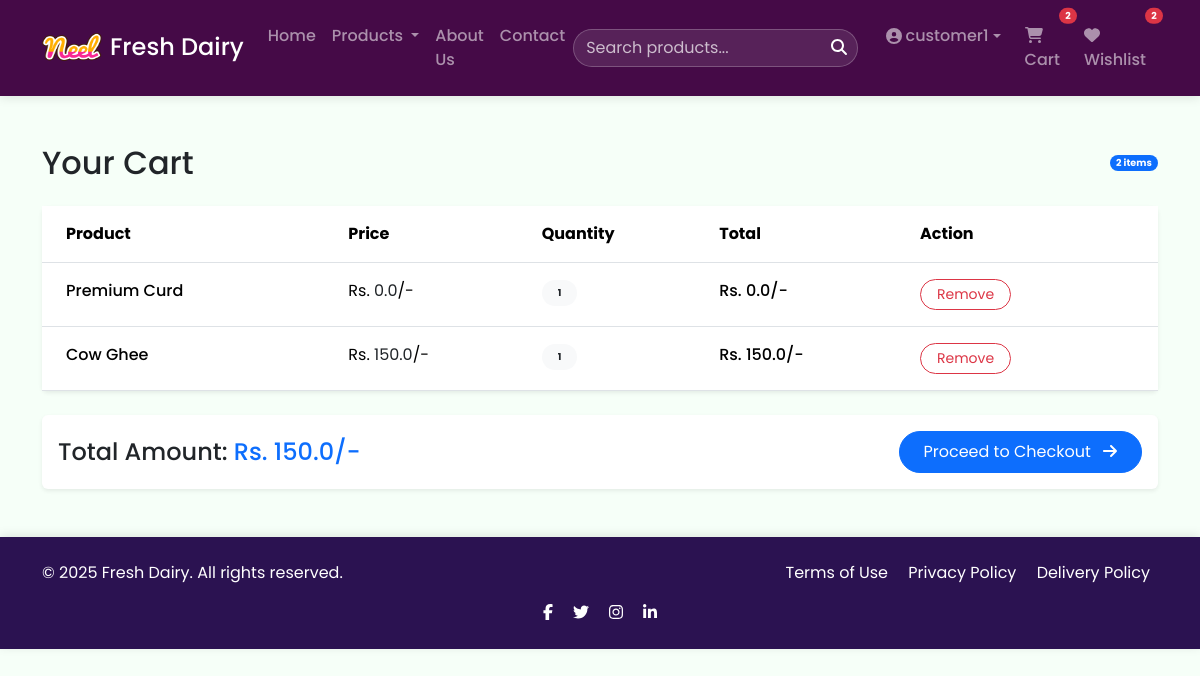
Page /cart/ (signed in) on the committed database.
### app/models.py (models this page shows, shortened)
class Cart(models.Model):
    user = models.ForeignKey(User, on_delete=models.CASCADE)
    product = models.ForeignKey(Product, on_delete=models.CASCADE)
    quantity = models.PositiveIntegerField(default=1)
    created_at = models.DateTimeField(auto_now_add=True)
    @property
    def total_price(self):
        return self.quantity * self.product.discounted_price

class Product(models.Model):
    title = models.CharField(max_length=200)
    selling_price = models.FloatField()
    discounted_price = models.FloatField()
    description = models.TextField()
    composition = models.TextField( default='')
    proapp = models.CharField(default='')
    category = models.CharField(choices=CATAGORY_CHOICE,max_length=2)
    product_image = models.ImageField(upload_to='product')

### app/views.py (the view)
# urls.py: path('cart/', views.CartView.as_view(), name='cart'),
class CartView(View):
    def get(self, request):
        if not request.user.is_authenticated:
            messages.warning(request, 'Please log in to view your cart.')
            return redirect('login')
        cart_items = Cart.objects.filter(user=request.user)
        total_amount = sum(item.total_price for item in cart_items)
        return render(request, 'app/cart.html', {
            'cart_items': cart_items,
            'total_amount': total_amount
        })

### app/context_processors.py (called while the page is built)
def cart_wishlist_counts(request):
    cart_count = 0
    wishlist_count = 0
    if request.user.is_authenticated:
        cart_count = Cart.objects.filter(user=request.user).count()
        wishlist_count = Wishlist.objects.filter(user=request.user).count()
    return {
        'cart_count': cart_count,
        'wishlist_count': wishlist_count,
    }

### app/templates/app/cart.html (shortened to what this page needs)
{% extends "app/base.html" %}
{% load static %}
{% block main %}
<div class="container my-5">
    <div class="d-flex justify-content-between align-items-center mb-4">
        <h2 class="mb-0">Your Cart</h2>
        <span class="badge bg-primary rounded-pill">{{ cart_items|length }} items</span>
    </div>
    {% if cart_items %}
        <div class="card border-0 shadow-sm">
            <div class="card-body p-0">
                <div class="table-responsive">
                    <table class="table mb-0">
                        <thead class="bg-light">
                            <tr>
                                <th class="ps-4 py-3">Product</th>
                                <th class="py-3">Price</th>
                                <th class="py-3">Quantity</th>
                                <th class="py-3">Total</th>
                                <th class="pe-4 py-3">Action</th>
                            </tr>
                        </thead>
                        <tbody>
                            {% for item in cart_items %}
                                <tr class="border-top">
                                    <td class="ps-4 py-3 fw-medium">{{ item.product.title }}</td>
                                    <td class="py-3">Rs. <span class="text-dark">{{ item.product.discounted_price }}</span>/-</td>
                                    <td class="py-3">
                                        <span class="badge bg-light text-dark rounded-pill px-3 py-2">
                                            {{ item.quantity }}
                                        </span>
                                    </td>
                                    <td class="py-3 fw-medium">Rs. {{ item.total_price }}/-</td>
                                    <td class="pe-4 py-3">
                                        <a href="{% url 'remove_from_cart' item.id %}" class="btn btn-outline-danger btn-sm rounded-pill px-3">
                                            Remove
                                        </a>
                                    </td>
                                </tr>
                            {% endfor %}
                        </tbody>
                    </table>
                </div>
            </div>
        </div>
        <div class="card border-0 shadow-sm mt-4">
            <div class="card-body">
                <div class="d-flex justify-content-between align-items-center">
                    <h4 class="mb-0">Total Amount: <span class="text-primary">Rs. {{ total_amount }}/-</span></h4>
                    <a href="{% url 'checkout' %}" class="btn btn-primary px-4 py-2 rounded-pill">
                        Proceed to Checkout <i class="fas fa-arrow-right ms-2"></i>
                    </a>
                </div>
            </div>
        </div>
    {% endif %}
</div>
{% endblock main %}

### app/templates/app/base.html (shortened to what this page needs)
{% load static %}
<!DOCTYPE html>
<html lang="en">
<head>
    <link rel="stylesheet" href="https://cdnjs.cloudflare.com/ajax/libs/font-awesome/6.4.0/css/all.min.css">
    <link href="https://cdn.jsdelivr.net/npm/bootstrap@5.3.2/dist/css/bootstrap.min.css" rel="stylesheet">
    <link rel="stylesheet" href="{% static 'app/css/owl.carousel.min.css' %}">
    <link rel="stylesheet" href="{% static 'app/css/style.css' %}">
</head>
<body>
    <nav class="navbar navbar-expand-lg navbar-dark sticky-top">
        <div class="container">
            <a class="navbar-brand d-flex align-items-center" href="/">
                <img src="{% static 'app/images/Neel.png' %}" alt="Fresh Dairy Logo" width="60" height="60" class="me-2">
                <span class="d-none d-lg-block h4 mb-0 font-weight-bold">Fresh Dairy</span>
            </a>
            <div class="collapse navbar-collapse" id="navbarContent">
                <ul class="navbar-nav me-auto mb-2 mb-lg-0">
                    <li class="nav-item">
                        <a class="nav-link" href="/">Home</a>
                    </li>
                    <li class="nav-item dropdown">
                        <a class="nav-link dropdown-toggle" href="#" id="productsDropdown" role="button" data-bs-toggle="dropdown">
                            Products
                        </a>
                    </li>
                    <li class="nav-item">
                        <a class="nav-link" href="{% url 'about' %}">About Us</a>
                    </li>
                    <li class="nav-item">
                        <a class="nav-link" href="{% url 'contact' %}">Contact</a>
                    </li>
                </ul>
                <form class="search-form me-3">
                    <input class="form-control pe-4" type="search" placeholder="Search products...">
                    <button type="submit"><i class="fas fa-search"></i></button>
                </form>
                <ul class="navbar-nav">
                    {% if user.is_authenticated %}
                        <li class="nav-item dropdown mx-1">
                            <a class="nav-link dropdown-toggle d-flex align-items-center" href="#" id="userDropdown" role="button" data-bs-toggle="dropdown">
                                <i class="fas fa-user-circle me-1"></i>
                                <span class="d-none d-lg-inline">{{ user.username }}</span>
                            </a>
                        </li>
                        <li class="nav-item mx-1">
                            <a class="nav-link position-relative nav-cart-icon" href="{% url 'cart' %}">
                                <i class="fas fa-shopping-cart"></i>
                                <span class="d-none d-lg-inline"> Cart</span>
                                {% if cart_count > 0 %}
                                    <span class="position-absolute top-0 start-100 translate-middle badge rounded-pill bg-danger">
                                        {{ cart_count }}
                                    </span>
                                {% endif %}
                            </a>
                        </li>
                        <li class="nav-item mx-1">
                            <a class="nav-link position-relative nav-wishlist-icon" href="{% url 'wishlist' %}">
                                <i class="fas fa-heart"></i>
                                <span class="d-none d-lg-inline"> Wishlist</span>
                                {% if wishlist_count > 0 %}
                                    <span class="position-absolute top-0 start-100 translate-middle badge rounded-pill bg-danger">
                                        {{ wishlist_count }}
                                    </span>
                                {% endif %}
                            </a>
                        </li>
                    {% endif %}
                </ul>
            </div>
        </div>
    </nav>
    {% block main %}{% endblock main %}
    <footer class="footer mt-5">
        <div class="container">
            <div class="row">
                <div class="col-md-6 text-center text-md-start">
                    <p class="mb-0">&copy; 2025 Fresh Dairy. All rights reserved.</p>
                </div>
                <div class="col-md-6 text-center text-md-end">
                    <a href="#" class="text-white mx-2">Terms of Use</a>
                    <a href="#" class="text-white mx-2">Privacy Policy</a>
                    <a href="#" class="text-white mx-2">Delivery Policy</a>
                </div>
            </div>
            <div class="row mt-3">
                <div class="col-12 text-center">
                    <a href="#" class="text-white mx-2"><i class="fab fa-facebook-f"></i></a>
                    <a href="#" class="text-white mx-2"><i class="fab fa-twitter"></i></a>
                    <a href="#" class="text-white mx-2"><i class="fab fa-instagram"></i></a>
                    <a href="#" class="text-white mx-2"><i class="fab fa-linkedin-in"></i></a>
                </div>
            </div>
        </div>
    </footer>
</body>
</html>

### app/templates/app/base.html (style rules this page uses)
:root { --primary-color: #450a47; --primary-light: #1b5e20; --primary-dark: #2b1251; --secondary-color: #ffca28; --light-bg: #f6fff8; --dark-text: #212529; --light-text: #ffffff; }
body { font-family: 'Poppins', sans-serif; color: var(--dark-text); background-color: var(--light-bg); padding-bottom: 80px; }
.navbar { background-color: var(--primary-color) !important; box-shadow: 0 2px 10px rgba(0,0,0,0.1); padding: 0.8rem 1rem; }
.navbar-brand img { transition: transform 0.3s ease; }
.nav-link { font-weight: 500; padding: 0.5rem 1rem; border-radius: 4px; transition: all 0.3s ease; }
.badge { font-size: 0.6rem; padding: 0.35em 0.65em; }
footer { background-color: var(--primary-dark); color: var(--light-text); padding: 1.5rem 0; box-shadow: 0 -2px 10px rgba(0,0,0,0.1); }
footer a { color: var(--secondary-color); text-decoration: none; transition: color 0.3s ease; }
.search-form { position: relative; }
.search-form input { padding-right: 40px; border-radius: 20px; border: 1px solid rgba(255,255,255,0.3); background-color: rgba(255,255,255,0.1); color: white; }
.search-form input::placeholder { color: rgba(255,255,255,0.7); }
.search-form button { position: absolute; right: 5px; top: 50%; transform: translateY(-50%); background: transparent; border: none; color: white; }

### rows in the picture
Cart: product "Premium Curd", product.discounted_price "0.0", quantity "1", total_price "0.0"
Cart: product "Cow Ghee", product.discounted_price "150.0", quantity "1", total_price "150.0"

### other values in the picture
{{ user.username }} "customer1"
{{ cart_count }} "2"
{{ wishlist_count }} "2"
{{ cart_items|length }} "2"
{{ total_amount }} "150.0"
